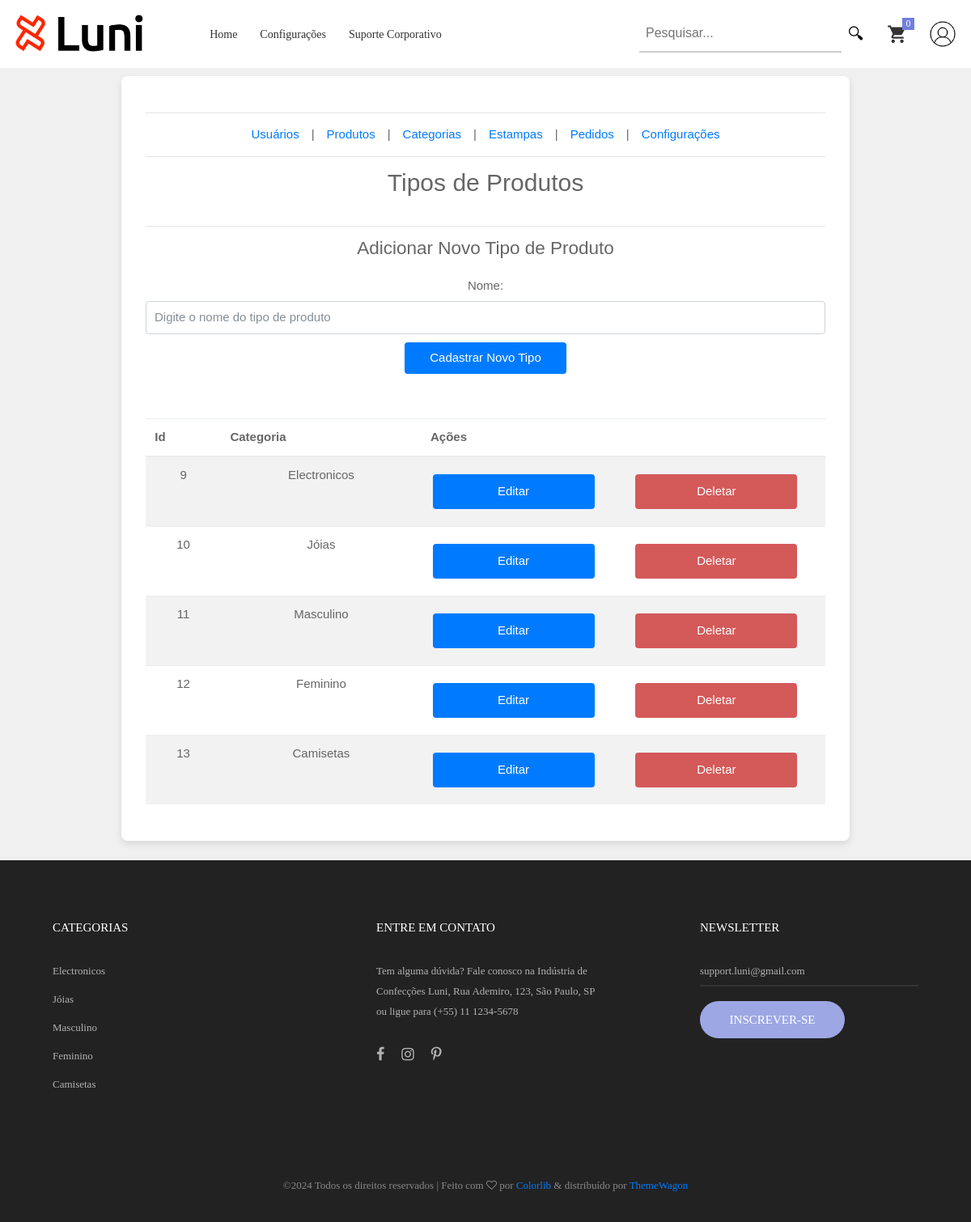
Page /produto/listar/tipos/ (signed in) on the committed database.
### produto/models.py (models this page shows, shortened)
class CategoriaProduto(models.Model):
    nome = models.CharField(max_length=20, unique=True)

### principal/decorators.py (the view)
        def _wrapped_view(request, *args, **kwargs):
            if request.user.groups.filter(name=group_name).exists():
                return view_func(request, *args, **kwargs)
            else:
                messages.error(request, "Você não tem permissão para acessar esta página.")
                return redirect("home")

### produto/forms.py
class CategoriaProdutoForm(ModelForm):
    class Meta:
        model = CategoriaProduto
        fields = ['nome']
        widgets = {
            'nome': forms.TextInput(attrs={'class': 'form-control', 'placeholder': 'Digite o nome do tipo de produto'}),
        }

### principal/context_processors.py (called while the page is built)
def variaveis_globais(request):
    var = {
        'nome_site': 'Luni',
        'categorias': CategoriaProduto.objects.all(),
    }
    return var

### produto/views.py (called while the page is built)
@login_required
@group_required('Administradores')
def listar_tipos_produtos(request):
    form_tipo = CategoriaProdutoForm()
    tipos_produtos = CategoriaProduto.objects.all()
    return render(request, 'produto/listar_tipos_produtos.html', {"tipo_produto_form": form_tipo, "tipos_produtos": tipos_produtos})

### usuario/models.py (called while the page is built)
    def get_size_items(self):
        carrinho = self.carrinho.first()
        if carrinho:
            return carrinho.itens.aggregate(total_items=Sum('quantidade'))['total_items'] or 0
        return 0

### usuario/templatetags/custom_tags.py (called while the page is built)
@register.filter
def get_size_items(user):
    if isinstance(user, Usuario):
        return f"{user.get_size_items()}"
    return "0"

### templates/produto/listar_tipos_produtos.html (shortened to what this page needs)
{% extends "principal/settings.html" %}
{% block settings_content %}
    <h2>Tipos de Produtos</h2>
    <br>
    <hr>
    <h4>Adicionar Novo Tipo de Produto</h4>
    <br>
    <form method="POST" action="{% url 'create_tipo_produto' %}">
        {{ tipo_produto_form.as_p }}
        <button type="submit" class="btn btn-primary">Cadastrar Novo Tipo</button>
    </form>
    <br>
    <br>
    <table class="table table-striped">
        <thead>
            <tr>
                <th>Id</th>
                <th>Categoria</th>
                <th colspan="2">Ações</th>
            </tr>
        </thead>
        <tbody>
            {% for tipo in tipos_produtos %}
                <tr>
                    <td>{{ tipo.id }}</td>
                    <td>{{ tipo.nome }}</td>
                    <td>
                        <form method="POST" action="{% url 'delete_tipo_produto' tipo.id %}" style="display:inline;">
                            <div class="form-row">
                            <button type="button" onclick="window.location='{% url 'edit_tipo_produto' tipo.id %}'" class="btn-primary ml-2">Editar</button>
                            <button type="submit" style="background-color: #d45959;" class="btn-primary ml-2" onclick="return confirm('Tem certeza que deseja deletar este tipo de produto?');">Deletar</button></div>
                        </form>
                    </td>
                </tr>
            {% empty %}
                <tr>
                    <td colspan="2">Não há nenhum tipo de produto cadastrado</td>
                </tr>
            {% endfor %}
        </tbody>
    </table>
{% endblock settings_content %}

### templates/base/_base.html (shortened to what this page needs)
{% load static %}
{% load custom_tags %}
<!DOCTYPE html>
<html lang="pt-br">
    <head>
        <link rel="stylesheet" type="text/css" href="/static/vendor/bootstrap/css/bootstrap.min.css">
        <link rel="stylesheet" type="text/css" href="/static/fonts/font-awesome-4.7.0/css/font-awesome.min.css">
        <link rel="stylesheet" type="text/css" href="/static/fonts/iconic/css/material-design-iconic-font.min.css">
        <link rel="stylesheet" type="text/css" href="/static/fonts/linearicons-v1.0.0/icon-font.min.css">
        <link rel="stylesheet" type="text/css" href="/static/vendor/animate/animate.css">
        <link rel="stylesheet" type="text/css" href="/static/vendor/css-hamburgers/hamburgers.min.css">
        <link rel="stylesheet" type="text/css" href="/static/vendor/animsition/css/animsition.min.css">
        <link rel="stylesheet" type="text/css" href="/static/vendor/select2/select2.min.css">
        <link rel="stylesheet" type="text/css" href="/static/vendor/daterangepicker/daterangepicker.css">
        <link rel="stylesheet" type="text/css" href="/static/vendor/slick/slick.css">
        <link rel="stylesheet" type="text/css" href="/static/vendor/MagnificPopup/magnific-popup.css">
        <link rel="stylesheet" type="text/css" href="/static/vendor/perfect-scrollbar/perfect-scrollbar.css">
        <link rel="stylesheet" type="text/css" href="/static/css/util.css">
        <link rel="stylesheet" type="text/css" href="/static/css/main.css">
    </head>
	<nav class="container-menu-desktop fix-menu-desktop">
		<div class="wrap-menu-desktop">
			<div class="limiter-menu-desktop container">
				<a href="{% url "home" %}" class="logo">
					<img src="{% static "images/icons/Logo.png" %}" alt="IMG-LOGO">
				</a>
				<div class="menu-desktop">
					<ul class="main-menu">
						<li >
							<a href="{% url "home" %}">Home</a></li>
						{% if request.user.is_superuser %}
						<li><a href="{% url 'settings' %}">Configurações</a></li>
						{% endif %}
						<li>
							<a href="{% url "receber_suporte_corporativo" %}">Suporte Corporativo</a></li>
					</ul>
				</div>
				<div class="wrap-icon-header flex-w flex-r-m">
					<form action="{% url 'pesquisar_produto' %}" method="get" class="search-container">
						<input type="text" name="pesquisa" id="pesquisa_input" class="search-input" value="{{ pesquisa|default:"" }}" placeholder="Pesquisar...">
						<button type="submit" class="search-button" title="Pesquisar">🔍︎</button>
					</form>
					<a href="{% url "carrinho" %}">
						<div class="icon-header-item cl2 hov-cl1 trans-04 p-l-22 p-r-11 icon-header-noti js-show-cart" data-notify="{{ request.user|get_size_items }}">
							<i class="zmdi zmdi-shopping-cart" title="Carrinho"></i>
						</div>
					</a>
					<a href="{% url "perfil_usuario" %}" title="Perfil">
						<div>
							{% if request.user.imagem %}
								<img src="{{ request.user.imagem.url }}" alt="perfil" style="border-radius: 50%; margin-left: 15px; width: 40px; height: 40px;">
							{% else %}
								<img src="/static/images/user-profile.jpg" alt="perfil" style="border-radius: 50%; margin-left: 15px; width: 40px; height: 40px;">
							{% endif %}
						</div>
					</a>
				</div>
			</div>
		</div>
	</nav>
    <body class="animsition" style="animation-duration: 1500ms; opacity: 1;">
        {% block content %}{% endblock content %}
    </body>
	<footer class="bg3 p-t-1 p-b-32">
		<div class="container" style="margin-top: 70px;">
			<div class="row d-flex justify-content-around">
				<div class="col-sm-6 col-lg-3 p-b-50">
					<h4 class="stext-301 cl0 p-b-30">
						Categorias
					</h4>
					<ul>
						{% for categoria in categorias %}
							<li class="p-b-10">
								<a href="{% url "pesquisar_produto" %}?categoria={{ categoria.id }}" class="stext-107 cl7 hov-cl1 trans-04">
									{{ categoria.nome }}
								</a>
							</li>
						{% endfor %}
					</ul>
				</div>
				<div class="col-sm-6 col-lg-3 p-b-50">
					<h4 class="stext-301 cl0 p-b-30">
						ENTRE EM CONTATO
					</h4>
					<p class="stext-107 cl7 size-201">
						Tem alguma dúvida? Fale conosco na Indústria de Confecções Luni, Rua Ademiro, 123, São Paulo, SP ou ligue para (+55) 11 1234-5678
					</p>
					<div class="p-t-27">
						<a href="#" class="fs-18 cl7 hov-cl1 trans-04 m-r-16">
							<i class="fa fa-facebook"></i>
						</a>
						<a href="#" class="fs-18 cl7 hov-cl1 trans-04 m-r-16">
							<i class="fa fa-instagram"></i>
						</a>
						<a href="#" class="fs-18 cl7 hov-cl1 trans-04 m-r-16">
							<i class="fa fa-pinterest-p"></i>
						</a>
					</div>
				</div>
				<div class="col-sm-6 col-lg-3 p-b-50">
					<h4 class="stext-301 cl0 p-b-30">
						Newsletter
					</h4>
					<form>
						<div class="wrap-input1 w-full p-b-4">
							<input class="input1 bg-none plh1 stext-107 cl7" type="text" name="email" placeholder="support.luni@gmail.com">
						</div>
						<div class="p-t-18">
							<button class="flex-c-m stext-101 cl0 size-103 bg1 bor1 hov-btn2 p-lr-15 trans-04">
								Inscrever-se
							</button>
						</div>
					</form>
				</div>
			</div>
			<div class="p-t-40">
				<p class="stext-107 cl6 txt-center">
					&copy;<script>document.write(new Date().getFullYear());</script> Todos os direitos reservados | Feito com <i class="fa fa-heart-o" aria-hidden="true"></i> por <a href="https://colorlib.com" target="_blank">Colorlib</a> &amp; distribuído por <a href="https://themewagon.com" target="_blank">ThemeWagon</a>
				</p>
			</div>
		</div>
	</footer>
	</html>

### static/css/main.css (style rules this page uses)
body { padding-top: 70px; }
.container { max-width: 1380px; }
@media (max-width: 1600px) { .container { max-width: 1200px; } }
.container-menu-desktop { height: auto; width: 100%; position: relative; -webkit-transition: all 0.3s; -o-transition: all 0.3s; -moz-transition: all 0.3s; transition: all 0.3s; }
.search-container { display: flex; }
.search-input { border: none; border-bottom: 2px solid #ccc; background: transparent; padding: 8px; font-size: 16px; outline: none; width: 250px; transition: border-color 0.3s; }
.search-button { background: transparent; border: none; cursor: pointer; padding: 8px; font-size: 20px; }
.wrap-menu-desktop { position: fixed; z-index: 1100; background-color: #fff; width: 100%; height: 84px; left: 0px; top: 0px; -webkit-transition: height 0.3s, background-color 0.3s; -o-transition: height 0.3s, background-color 0.3s; -moz-transition: height 0.3s, background-color 0.3s; transition: height 0.3s, background-color 0.3s; }
.limiter-menu-desktop { height: 100%; display: -webkit-box; display: -webkit-flex; display: -moz-box; display: -ms-flexbox; display: flex; align-items: center; }
.logo { display: -webkit-box; display: -webkit-flex; display: -moz-box; display: -ms-flexbox; display: flex; align-items: center; height: 65%; margin-right: 55px; }
.logo img { max-width: 100%; max-height: 100%; }
.menu-desktop { display: -webkit-box; display: -webkit-flex; display: -moz-box; display: -ms-flexbox; display: flex; align-items: center; height: 100%; }
.main-menu { list-style-type: none; margin: 0; display: -webkit-box; display: -webkit-flex; display: -moz-box; display: -ms-flexbox; display: flex; align-items: center; }
.main-menu > li { display: block; position: relative; padding: 20px 10px 20px 0px; margin: 0px 4px 0px 14px; }
.main-menu > li > a { font-family: Poppins-Medium; font-size: 14px; color: #333; padding: 5px 0px; transition: all 0.4s; -webkit-transition: all 0.4s; -o-transition: all 0.4s; -moz-transition: all 0.4s; }
.wrap-icon-header { flex-grow: 1; }
.icon-header-item { position: relative; font-size: 26px; line-height: 1; cursor: pointer; }
.icon-header-noti::after { content: attr(data-notify); font-family: Poppins-Regular; font-size: 12px; color: #fff; line-height: 15px; text-align: center; display: block; position: absolute; top: -7px; right: 0; min-width: 15px; height: 15px; padding: 0 3px; background-color: #717fe0; }
.form-control { width: 100%; padding: 10px; border-radius: 4px; border: 1px solid #ced4da; }
.btn-primary { background-color: #007bff; color: white; border: none; padding: 10px 20px; border-radius: 4px; cursor: pointer; display: block; width: 100%; max-width: 200px; margin: 10px auto; }
.form-row { display: flex; gap: 15px; align-items: center; flex-wrap: wrap; }
.cl0 { color: #fff; }
.cl2 { color: #333; }
.cl6 { color: #888; }
.cl7 { color: #b2b2b2; }
.stext-101 { font-family: Poppins-Medium; font-size: 15px; line-height: 1.466667; text-transform: uppercase; }
.stext-107 { font-family: Poppins-Regular; font-size: 13px; line-height: 1.923; }
.stext-301 { font-family: Montserrat-Bold; font-size: 15px; line-height: 1.6; text-transform: uppercase; }
.size-103 { min-width: 179px; height: 46px; }
.size-201 { max-width: 270px; }
.bg-none { background-color: transparent; }
.bg1 { background-color: #9da7e4; }
.bg3 { background-color: #222; }
.bor1 { border-radius: 23px; }
.wrap-input1 { position: relative; border-bottom: 2px solid rgba(204,204,204, 0.1); }
.input1 { background-color: transparent; width: 100%; }

### rows in the picture
CategoriaProduto: id "9", nome "Electronicos"
CategoriaProduto: id "10", nome "Jóias"
CategoriaProduto: id "11", nome "Masculino"
CategoriaProduto: id "12", nome "Feminino"
CategoriaProduto: id "13", nome "Camisetas"
